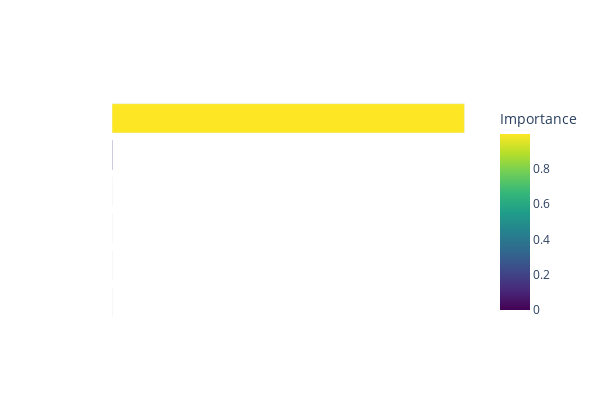

The code cell stored with this chart in its notebook:
### Markdown cell above
This one is also very accurate thus far.

### Code cell
fig = px.bar(
    feature_importance_sorted,
    x='Importance',
    y='Feature',
    orientation='h',
    title='Feature Importance',
    color='Importance',
    color_continuous_scale='Viridis'
)
fig.update_layout(yaxis=dict(autorange="reversed", color='white'), width=600, height=400, title_font=dict(color='white'), xaxis=dict(color='white'))  # Highest importance on top
fig.update_layout({'plot_bgcolor': 'rgba(0,0,0,0)', 'paper_bgcolor': 'rgba(0,0,0,0)'})
fig.show()

### Figure 1 — Plotly figure (JSON) as saved in the notebook; plotly's stock layout.template omitted (floating-point values rounded to 4 significant figures)
{"data": [{"alignmentgroup": "True", "hovertemplate": "Importance=%{marker.color}<br>Feature=%{y}<extra></extra>", "legendgroup": "", "marker": {"color": [0.9989, 0.001109, 0, 0, 0, 0], "coloraxis": "coloraxis", "pattern": {"shape": ""}}, "name": "", "offsetgroup": "", "orientation": "h", "showlegend": false, "textposition": "auto", "type": "bar", "x": [0.9989, 0.001109, 0, 0, 0, 0], "xaxis": "x", "y": ["CO2", "hour", "Temperature", "Voltage", "engine_load", "RPM"], "yaxis": "y"}], "layout": {"barmode": "relative", "coloraxis": {"colorbar": {"title": {"text": "Importance"}}, "colorscale": [[0, "#440154"], [0.1111, "#482878"], [0.2222, "#3e4989"], [0.3333, "#31688e"], [0.4444, "#26828e"], [0.5556, "#1f9e89"], [0.6667, "#35b779"], [0.7778, "#6ece58"], [0.8889, "#b5de2b"], [1, "#fde725"]]}, "height": 400, "legend": {"tracegroupgap": 0}, "paper_bgcolor": "rgba(0,0,0,0)", "plot_bgcolor": "rgba(0,0,0,0)", "title": {"font": {"color": "white"}, "text": "Feature Importance"}, "width": 600, "xaxis": {"anchor": "y", "color": "white", "domain": [0, 1], "title": {"text": "Importance"}}, "yaxis": {"anchor": "x", "autorange": "reversed", "color": "white", "domain": [0, 1], "title": {"text": "Feature"}}}}
